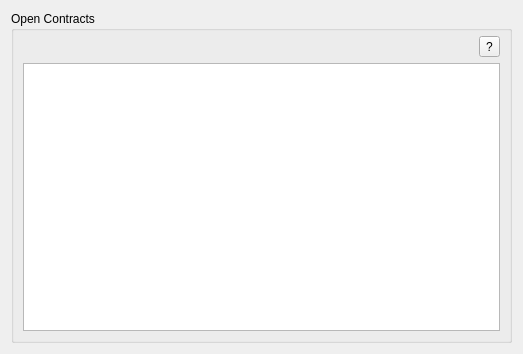
<?xml version="1.0" encoding="UTF-8"?>
<ui version="4.0">
 <class>OpenContracts</class>
 <widget class="QWidget" name="OpenContracts">
  <property name="geometry">
   <rect>
    <x>0</x>
    <y>0</y>
    <width>523</width>
    <height>354</height>
   </rect>
  </property>
  <layout class="QGridLayout" name="gridLayout_2">
   <item row="0" column="0">
    <widget class="QGroupBox" name="gb_openContracts">
     <property name="title">
      <string>Open Contracts</string>
     </property>
     <layout class="QGridLayout" name="gridLayout">
      <property name="topMargin">
       <number>5</number>
      </property>
      <item row="0" column="0">
       <layout class="QHBoxLayout" name="horizontalLayout">
        <item>
         <spacer name="horizontalSpacer">
          <property name="orientation">
           <enum>Qt::Horizontal</enum>
          </property>
          <property name="sizeHint" stdset="0">
           <size>
            <width>40</width>
            <height>20</height>
           </size>
          </property>
         </spacer>
        </item>
        <item>
         <widget class="QToolButton" name="ExplainOpen">
          <property name="maximumSize">
           <size>
            <width>40</width>
            <height>40</height>
           </size>
          </property>
          <property name="cursor">
           <cursorShape>PointingHandCursor</cursorShape>
          </property>
          <property name="toolTip">
           <string>Help</string>
          </property>
          <property name="text">
           <string>?</string>
          </property>
         </widget>
        </item>
       </layout>
      </item>
      <item row="1" column="0">
       <widget class="QListWidget" name="MyOpenContracts">
        <property name="sizePolicy">
         <sizepolicy hsizetype="MinimumExpanding" vsizetype="MinimumExpanding">
          <horstretch>0</horstretch>
          <verstretch>1</verstretch>
         </sizepolicy>
        </property>
        <property name="editTriggers">
         <set>QAbstractItemView::AnyKeyPressed|QAbstractItemView::DoubleClicked|QAbstractItemView::EditKeyPressed|QAbstractItemView::SelectedClicked</set>
        </property>
       </widget>
      </item>
     </layout>
    </widget>
   </item>
  </layout>
 </widget>
 <resources/>
 <connections/>
</ui>
